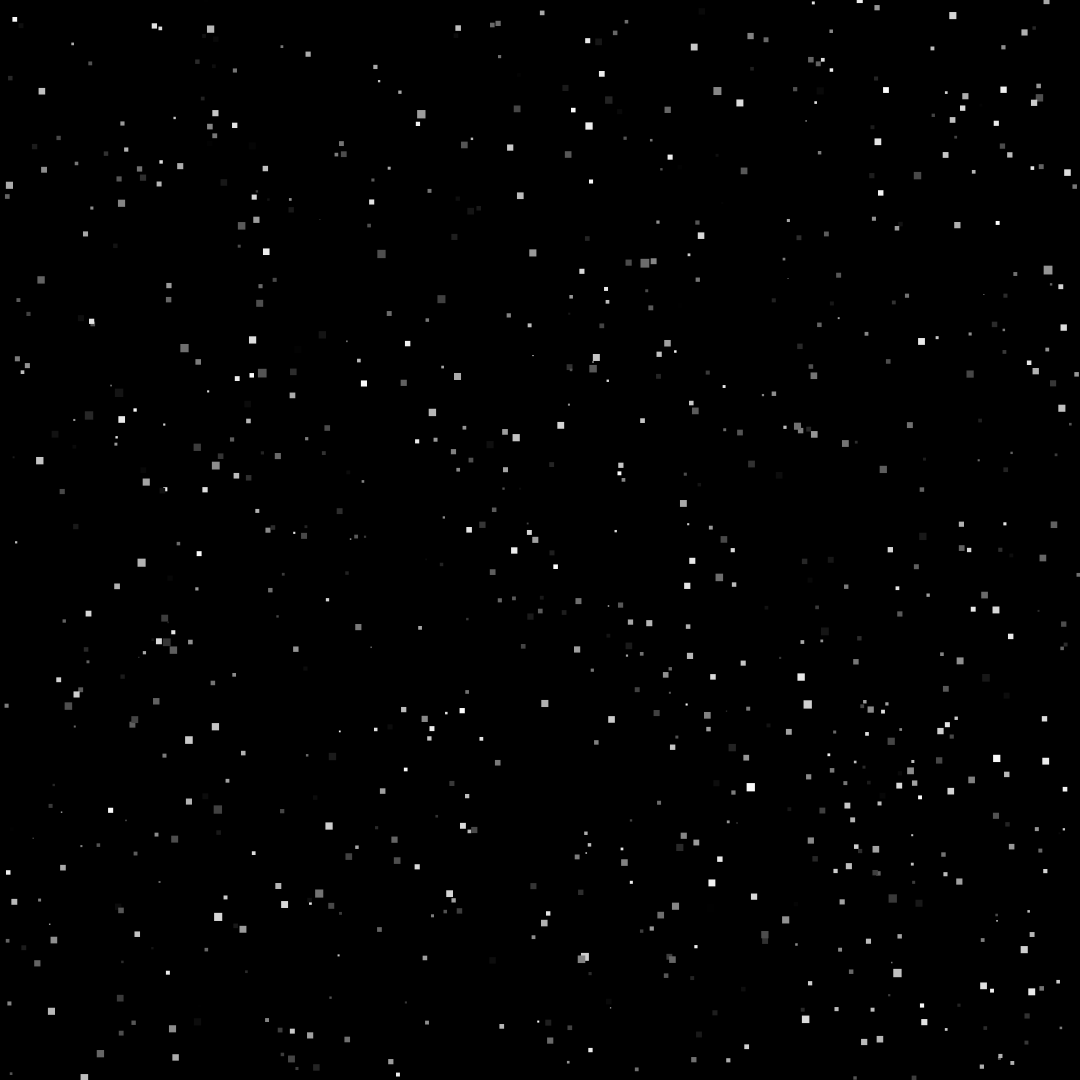
Frame 1 (no input)
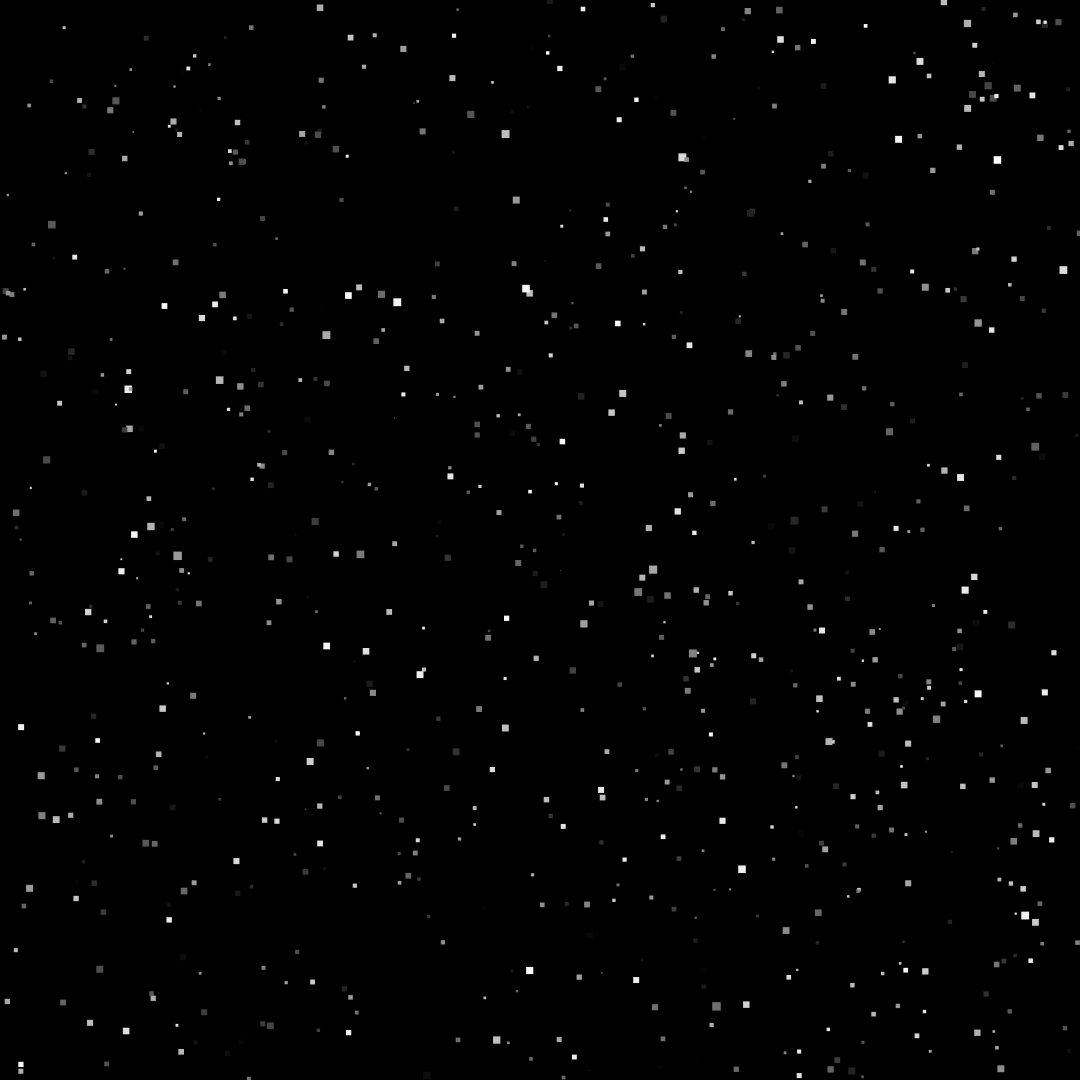
Frame 60 (the mouse pressed at the canvas centre just before this capture)
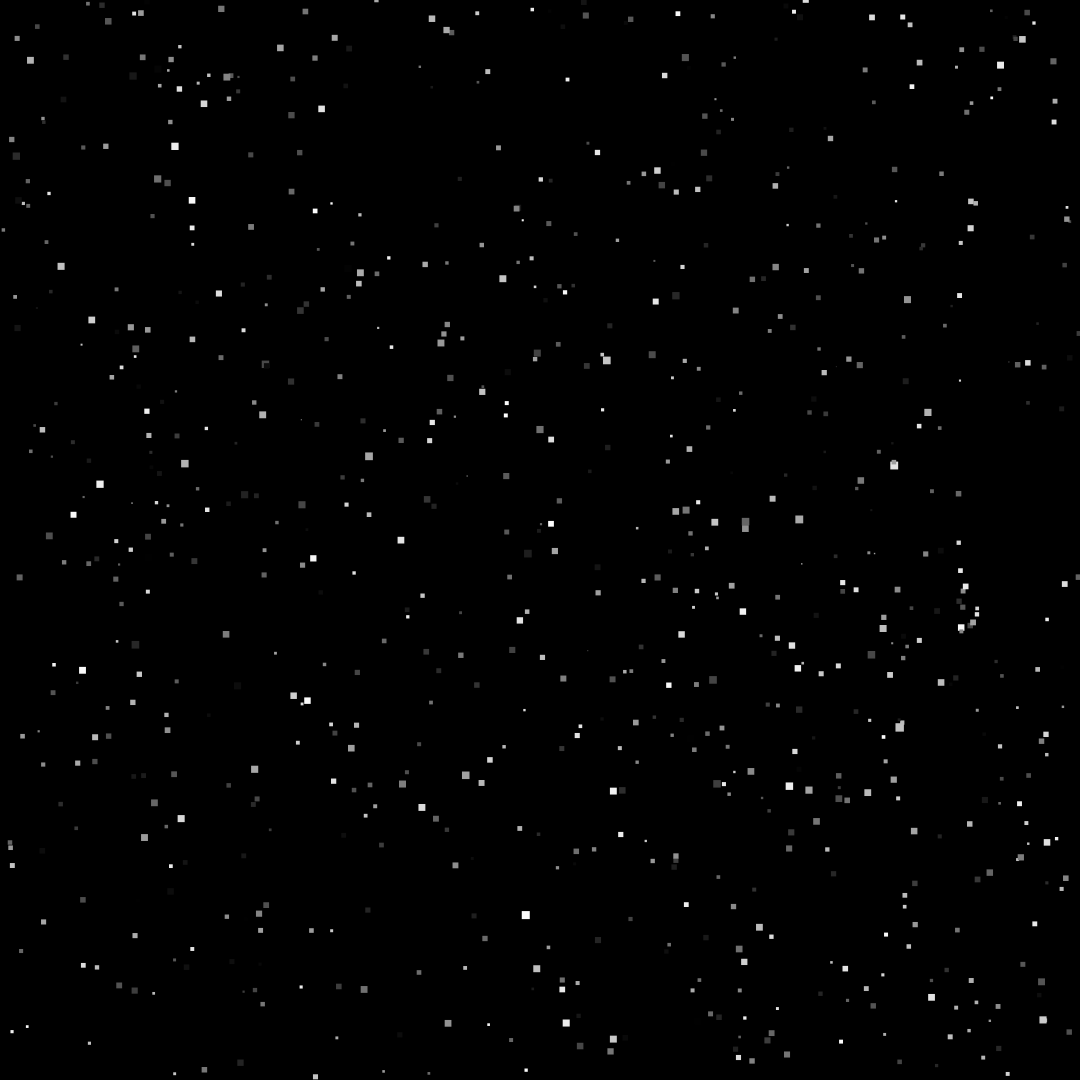
Frame 120 (the mouse held since frame 60 and released just before this capture)

The Processing sketch that drew these frames (run headless with seeded random() and noise(); from frame 60 on, the mouse is pressed at the canvas centre):

// Processing sketch: sketch_005
// ── sketch_005.pde
//int field_width = screenWidth;
//int field_height = screenHeight;
float frame = 0;
int num = 800;
float[] x = new float[num];
float[] y = new float[num];
float[] w = new float[num];
float[] h = new float[num];

float[] xs = new float[num];
float[] ys = new float[num];

float[] size = new float[num];
float[] clr = new float[num];
 
void setup(){
  //size(field_width, field_height);
  size(1080,1080);
  frameRate(60);
  noFill();
  smooth();
  colorMode(HSB);
  //stroke(255);  
  noStroke();
  rectMode(CENTER);
  
  float s = 40;
  for(int i = num - 1 ; i > 0 ; i--) {
      x[i] = random(width);
      y[i] = random(height);
      xs[i] = (random(2)-1) * s;
      ys[i] = -(random(1)) *s ;
      size[i] = random(5)  ;
 
      w[i] = random(width/2);
      clr[i] = random(255);
      fill(i %2 * 255);
     rect(x[i], y[i], 5,5);
  }
  
  
}

void draw(){
  background(0); 
  fill(255);
  for(int i = num - 1 ; i > 0 ; i--) {
    //fill(i %2 * 255);
    
    xs[i] = (noise(frame/1000 + i*1000)-0.5) * 3;
    ys[i] = -noise(frame/1000 + i*2000) * 2;
    
    x[i] += xs[i];
    y[i] += ys[i];
    
     fill(clr[i]);
    size[i] = noise(frame/50 + i*3000) * 10;

      
     rect(x[i], y[i], size[i], size[i]);
     
     if(x[i] > width){
       x[i] =0;
     }else if(x[i] < 0){
       x[i] = width;
     }
     if(y[i] > height){
       y[i] =0;
     }else if(y[i] < 0){
       y[i] = height;
     }

  }
  frame++;
}


void keyPressed() {
  if ( key == ' ' ) {
    save( System.nanoTime() + ".png" );
  }
}
